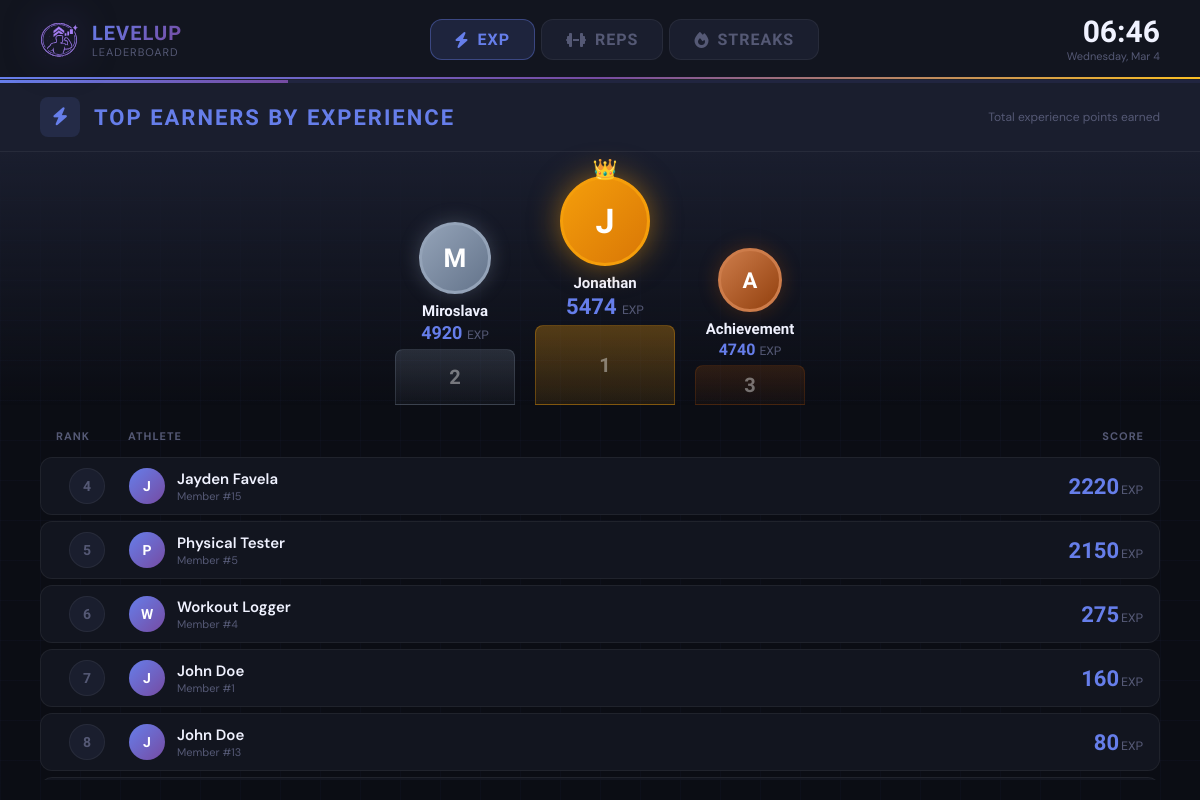
Screenshot of /kiosk/leaderboard with the database file from the repository.
### tables this page shows
CREATE TABLE client_gamification (
                gamification_id INTEGER PRIMARY KEY AUTOINCREMENT,
                client_id INTEGER UNIQUE NOT NULL,
                current_level INTEGER DEFAULT 1,
                current_exp INTEGER DEFAULT 0,
                total_exp INTEGER DEFAULT 0,
                rank TEXT DEFAULT 'E',
                client_class TEXT,
                class_unlocked_at_level INTEGER, current_streak INTEGER DEFAULT 0, longest_streak INTEGER DEFAULT 0, total_reps INTEGER DEFAULT 0, workouts_completed INTEGER DEFAULT 0,
                FOREIGN KEY (client_id) REFERENCES clients(client_id) ON DELETE CASCADE
            );

CREATE TABLE clients (
                client_id INTEGER PRIMARY KEY AUTOINCREMENT,
                phone_number TEXT UNIQUE NOT NULL,
                pin_hash TEXT NOT NULL,
                first_name TEXT NOT NULL,
                last_name TEXT NOT NULL,
                email TEXT,
                date_of_birth DATE,
                gender TEXT,
                registration_date DATETIME DEFAULT CURRENT_TIMESTAMP,
                status TEXT DEFAULT 'active',
                profile_photo_path TEXT
            , fitness_goal TEXT DEFAULT NULL, preferred_split TEXT DEFAULT NULL);

### main.py (the view)
@app.route('/kiosk/leaderboard')
def kiosk_leaderboard():
    from controllers.leaderboard_controller import LeaderboardController
    leaderboard = LeaderboardController()
    top_exp     = leaderboard.get_top_exp(limit=10)
    top_reps    = leaderboard.get_top_reps(limit=10)
    top_streaks = leaderboard.get_top_streaks(limit=10)
    return render_template(
        'kiosk/leaderboard_kiosk.html',
        top_exp=top_exp,
        top_reps=top_reps,
        top_streaks=top_streaks
    )

### controllers/leaderboard_controller.py (called while the page is built)
    def get_top_exp(self, limit=10):
        query = """
            SELECT c.client_id, c.first_name || ' ' || c.last_name AS full_name,
                g.total_exp
            FROM clients c
            JOIN client_gamification g ON c.client_id = g.client_id
            ORDER BY g.total_exp DESC
            LIMIT ?
        """
        return self.db.execute_query(query, (limit,))

    def get_top_reps(self, limit=10):
        query = """
            SELECT c.client_id, c.first_name || ' ' || c.last_name AS full_name,
                   SUM(w.reps_completed) AS total_reps
            FROM clients c
            JOIN workout_logs w ON c.client_id = w.client_id
            GROUP BY c.client_id
            ORDER BY total_reps DESC
            LIMIT ?
        """
        return self.db.execute_query(query, (limit,))

    def get_top_streaks(self, limit=10):
        query = """
            SELECT c.client_id, c.first_name || ' ' || c.last_name AS full_name,
                g.current_streak
            FROM clients c
            JOIN client_gamification g ON c.client_id = g.client_id
            ORDER BY g.current_streak DESC
            LIMIT ?
        """
        result = self.db.execute_query(query, (limit,))
        print(dict(result[0]), dict(result[1]), dict(result[2]) )
        return self.db.execute_query(query, (limit,))

### database/db_manager.py (called while the page is built)
    def connect(self):
        self.conn = sqlite3.connect(self.db_name)
        self.conn.row_factory = sqlite3.Row  # Access columns by name
        self.cursor = self.conn.cursor()

    def disconnect(self):
        if self.conn:
            self.conn.close()

    def execute_query(self, query, params=None):
        self.connect()
        if params:
            self.cursor.execute(query, params)
        else:
            self.cursor.execute(query)
        results = self.cursor.fetchall()
        self.disconnect()
        return results

### templates/kiosk/leaderboard_kiosk.html (shortened to what this page needs)
<!DOCTYPE html>
<html lang="en">
<head>
    <link rel="stylesheet" href="https://cdnjs.cloudflare.com/ajax/libs/font-awesome/6.5.0/css/all.min.css">
</head>
<body>
<div class="kiosk-wrap">
    <header class="kiosk-header">
        <div class="kiosk-logo">
            <img src="/static/image/levelup_gym_icon.svg" alt="LevelUp">
            <div>
                <div class="kiosk-logo-text">LEVELUP</div>
                <div class="kiosk-logo-sub">Leaderboard</div>
            </div>
        </div>
        <div class="kiosk-tabs">
            <div class="kiosk-tab" id="tab-btn-exp">
                <i class="fa-solid fa-bolt"></i> EXP
            </div>
            <div class="kiosk-tab" id="tab-btn-reps">
                <i class="fa-solid fa-dumbbell"></i> Reps
            </div>
            <div class="kiosk-tab" id="tab-btn-streaks">
                <i class="fa-solid fa-fire"></i> Streaks
            </div>
        </div>
        <div class="kiosk-clock">
            <div class="kiosk-time" id="clock-time">--:--</div>
            <div class="kiosk-date" id="clock-date">---</div>
        </div>
    </header>
    <div class="kiosk-progress-bar">
        <div class="kiosk-progress-fill" id="progress-fill"></div>
    </div>
    <div class="kiosk-body">
        {% set panels = [
            ('exp',     top_exp,     'total_exp',     'EXP',  '#667eea', 'fa-bolt',     'Top Earners by Experience', 'Total experience points earned'),
            ('reps',    top_reps,    'total_reps',    'reps', '#10b981', 'fa-dumbbell', 'Top Performers by Reps',    'Total repetitions logged'),
            ('streaks', top_streaks, 'current_streak','days', '#fbbf24', 'fa-fire',     'Longest Active Streaks',    'Consecutive days training')
        ] %}
        {% for category, rows, score_key, unit, color, icon, title, desc in panels %}
        <div class="kiosk-panel {% if loop.first %}active{% endif %}" id="panel-{{ category }}">
            <div class="category-banner">
                <div class="category-icon" style="background: {{ color }}22; color: {{ color }};">
                    <i class="fa-solid {{ icon }}"></i>
                </div>
                <div class="category-title" style="color: {{ color }};">{{ title }}</div>
                <div class="category-desc">{{ desc }}</div>
            </div>
            {% if rows %}
            <div class="podium-section">
                {% for slot_rank in [2, 1, 3] %}
                    {% set idx = slot_rank - 1 %}
                    {% if rows | length > idx %}
                    {% set row = rows[idx] %}
                    <div class="podium-slot rank-{{ slot_rank }}">
                        <div class="podium-avatar">{{ row.full_name[0] | upper }}</div>
                        <div class="podium-name">{{ row.full_name.split(' ')[0] }}</div>
                        <div class="podium-value" style="color:{{ color }};">
                            {{ row[score_key] | default(0) }}
                            <span style="font-size:12px; font-weight:500; color:var(--text-muted);">{{ unit }}</span>
                        </div>
                        <div class="podium-block">{{ slot_rank }}</div>
                    </div>
                    {% endif %}
                {% endfor %}
            </div>
            <div class="kiosk-list-wrap">
                <div class="kiosk-list-header">
                    <span>Rank</span>
                    <span>Athlete</span>
                    <span style="text-align:right;">Score</span>
                </div>
                <div class="kiosk-list">
                    {% for row in rows %}
                    {% if loop.index > 3 %}
                    <div class="kiosk-row {% if loop.index == 1 %}top-1{% elif loop.index == 2 %}top-2{% elif loop.index == 3 %}top-3{% endif %}">
                        <div style="display:flex; justify-content:center;">
                            <div class="rank-badge">{{ loop.index }}</div>
                        </div>
                        <div class="kiosk-client">
                            <div class="kiosk-mini-avatar">{{ row.full_name[0] | upper }}</div>
                            <div>
                                <div class="kiosk-client-name">{{ row.full_name }}</div>
                                <div class="kiosk-client-sub">Member #{{ row.client_id }}</div>
                            </div>
                        </div>
                        <div class="kiosk-score" style="color:{{ color }};">
                            {{ row[score_key] | default(0) }}<span class="kiosk-score-unit">{{ unit }}</span>
                        </div>
                    </div>
                    {% endif %}
                    {% endfor %}
                </div>
            </div>
            {% else %}
            <div class="kiosk-empty">
                <i class="fa-solid {{ icon }}"></i>
                <p>No data yet — keep training!</p>
            </div>
            {% endif %}
        </div>
        {% endfor %}
    </div>
</div>
</body>
</html>

### rows the page displays
client_gamification: total_exp "4920"
client_gamification: total_exp "5474"
client_gamification: total_exp "4740"
client_gamification: full_name "J", full_name "Jayden Favela", client_id "15", total_exp "2220", unit "EXP"
client_gamification: full_name "P", full_name "Physical Tester", client_id "5", total_exp "2150", unit "EXP"
client_gamification: full_name "W", full_name "Workout Logger", client_id "4", total_exp "275", unit "EXP"
client_gamification: full_name "J", full_name "John Doe", client_id "1", total_exp "160", unit "EXP"
client_gamification: full_name "J", full_name "John Doe", client_id "13", total_exp "80", unit "EXP"

### other values shown
{{ title }} "TOP EARNERS BY EXPERIENCE"
{{ desc }} "Total experience points earned"
{{ row.full_name[0] | upper }} "M" "J" "A"
{{ row.full_name.split(' ')[0] }} "Miroslava" "Jonathan" "Achievement"
{{ unit }} "EXP" "EXP" "EXP"
{{ slot_rank }} "2" "1" "3"
